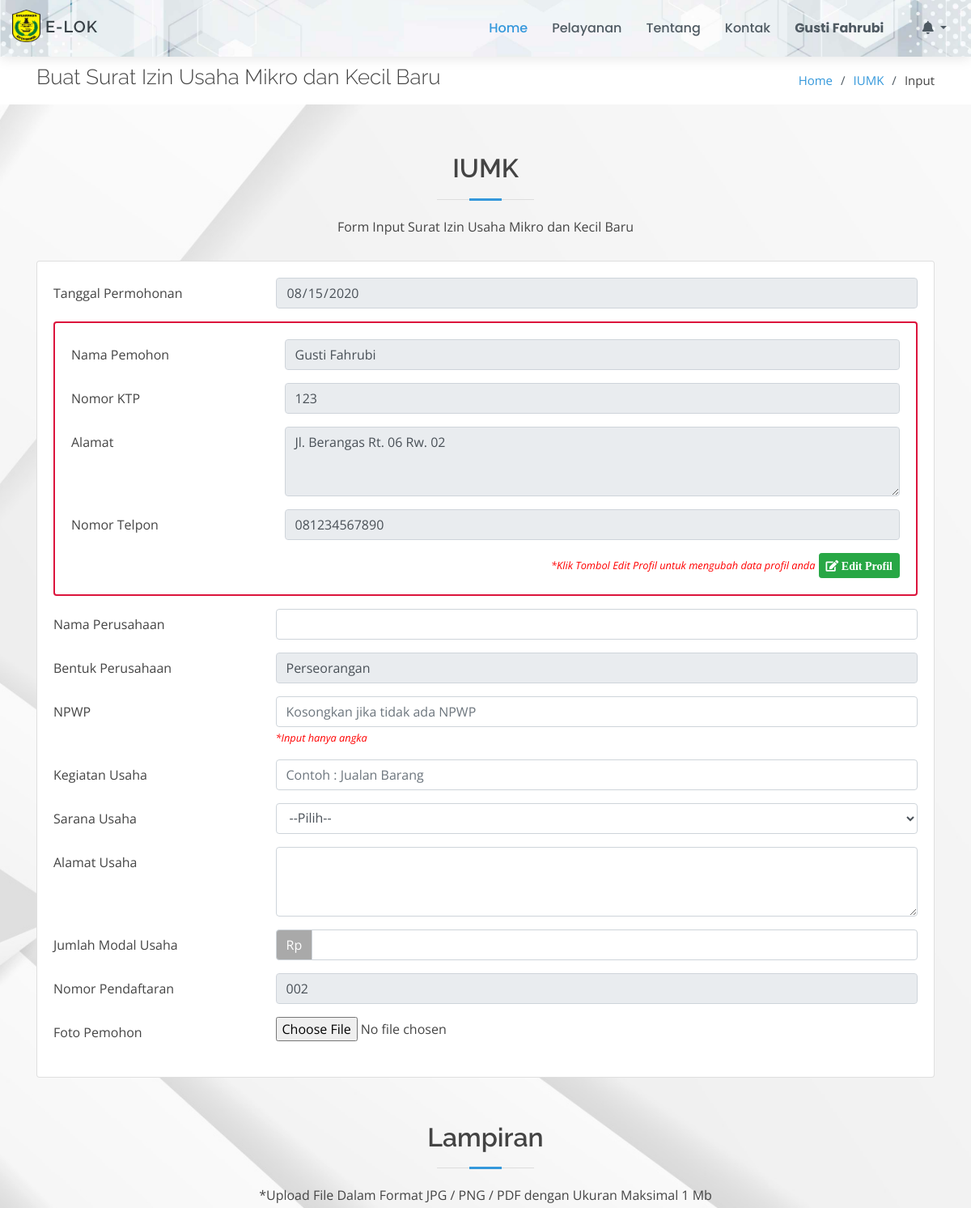
Page /page/iumk/input-iumk (signed in, upper part) on the earlier database version.
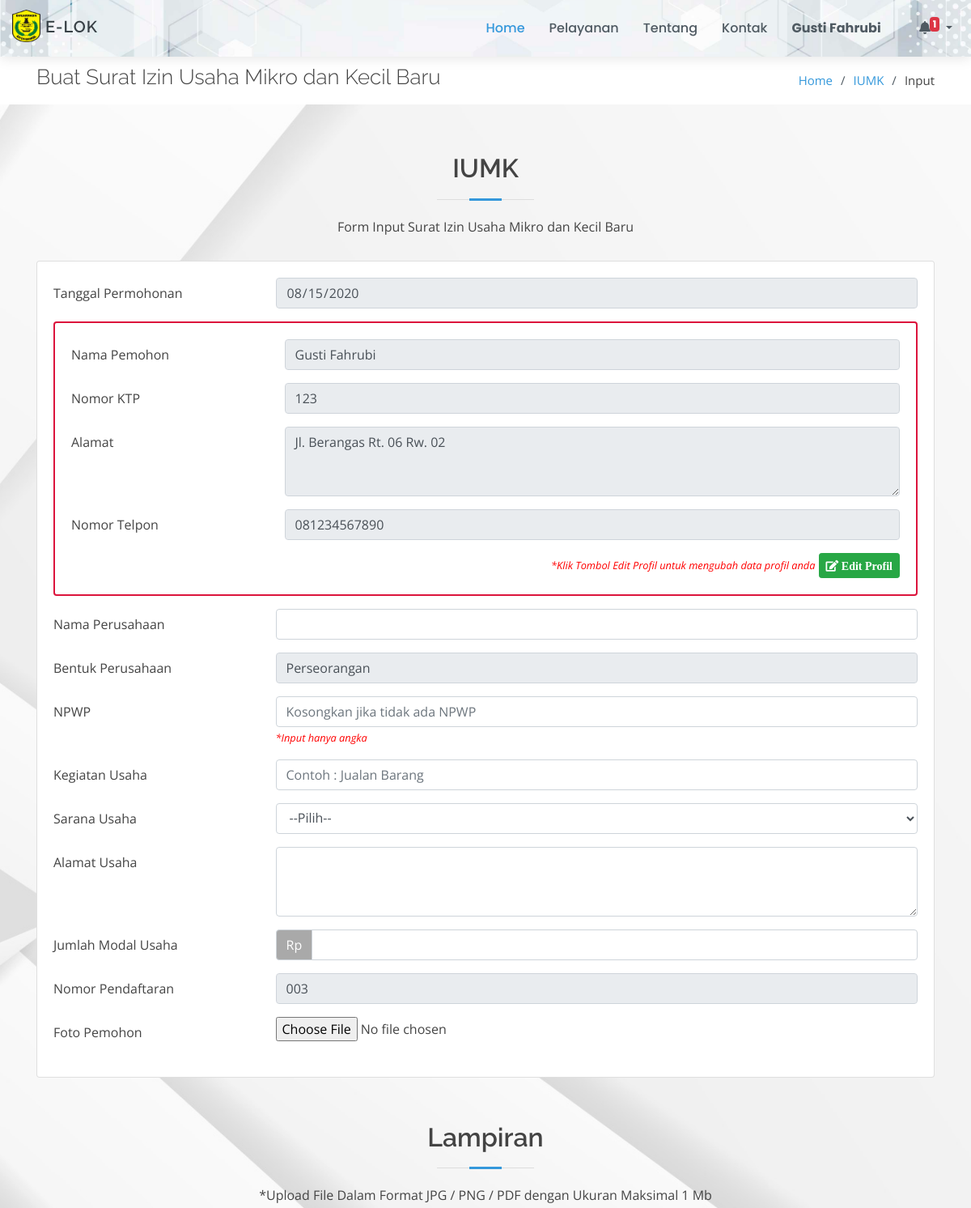
Same page on the later database version.
### tables this page shows
CREATE TABLE `nomor_urut_iumk` (
  `id_no` int(11) NOT NULL,
  `nomor_urut` varchar(10) NOT NULL
);

### config/config.php (called while the page is built, shortened)
<?php
function base_url($url = null)
{
	$base_url = "http://localhost/layanan-kecamatan";
	if ($url != null) {
		return $base_url . "/" . $url;
	} else {
		return $base_url;
	}
}

### page/iumk/input-iumk.php (the view, shortened to what the changed rows need)
<!DOCTYPE html>
<html lang="en">
<?php
include_once "../../config/config.php";
include_once "../../template/ui/head.php";
$ceknoiumk    = $koneksi->query("SELECT * FROM nomor_urut_iumk")->fetch_array();
$nourut       = $ceknoiumk['nomor_urut'];
?>
<body>
    <?php include_once "../../template/ui/header.php"; ?>
    <main id="main">
        <section id="breadcrumbs" class="breadcrumbs">
            <div class="container">
                <div class="d-flex justify-content-between align-items-center">
                    <h2>Buat Surat Izin Usaha Mikro dan Kecil Baru</h2>
                </div>
            </div>
        </section>
        <section id="services" class="services graform">
            <div class="container">
                <div class="section-title">
                    <h2>IUMK</h2>
                </div>
                <form action="" method="POST" enctype="multipart/form-data" class="form-input">
                    <div class="row">
                        <div class="col-md-12">
                            <div class="card">
                                <div class="card-body">
                                    <div class="form-group row">
                                        <div class="col-sm-9">
                                            <input type="text" name="nomor_pendaftaran" id="nomor_pendaftaran" class="form-control" readonly value="<?= sprintf('%03s', $nourut) ?>">
                                        </div>
                                    </div>
                                </div>
                            </div>
                        </div>
                    </div>
                    <div class="section-title" style="margin-top: 5%;">
                        <h2>Lampiran</h2>
                    </div>
                </form>
            </div>
        </section>
    </main>
</body>
</html>

### template/ui/header.php (shortened to what the changed rows need)
<header id="header" class="fixed-top d-flex align-items-center">
    <div class="container-fluid d-flex align-items-center">
        <div class="logo mr-auto">
            <h1>
                <a href="<?= base_url(); ?>"> <img src="<?= base_url() ?>/assets/img/logo-bjm.png" style="width: 35px; height: 40px; margin-top: -6px;"> E-LOK</a>
            </h1>
        </div>
        <nav class="nav-menu d-none d-lg-block">
            <ul>
                <?php if (!isset($_SESSION['id_masyarakat'])) { ?>
                    <li>
                        <a href="<?= base_url('login') ?>"><b>Login</b></a>
                    </li>
                <?php } else { ?>
                    <li class="dropdown">
                        <a href="#" class="dropdown-toggle" id="dropdownMenuButton" data-toggle="dropdown" aria-haspopup="true" aria-expanded="false">
                            <i class="fa fa-bell"></i>
                            <?php
                            $dataiumk = $koneksi->query("SELECT * FROM iumk WHERE id_masyarakat = '$_SESSION[id_masyarakat]' AND kelengkapan = 'Tidak Lengkap' ORDER BY id_iumk DESC");
                            $jmliumk = mysqli_num_rows($dataiumk);
                            $datasktubaru = $koneksi->query("SELECT * FROM sktu_baru WHERE id_masyarakat = '$_SESSION[id_masyarakat]' AND kelengkapan = 'Tidak Lengkap' ORDER BY id_sktu DESC");
                            $jmlsktubaru = mysqli_num_rows($datasktubaru);
                            $datasktuppj = $koneksi->query("SELECT * FROM sktu_perpanjangan WHERE id_masyarakat = '$_SESSION[id_masyarakat]' AND kelengkapan = 'Tidak Lengkap' ORDER BY id_sktu DESC");
                            $jmlsktuppj = mysqli_num_rows($datasktuppj);
                            $jmlnotifsktuppj = "";
                            $data1 = $koneksi->query("SELECT * FROM riwayat_tgl_sktu WHERE id_masyarakat = '$_SESSION[id_masyarakat]'");
                            foreach ($data1 as $r1) {
                                $ceknotif = $koneksi->query("SELECT * FROM sktu_perpanjangan WHERE nomor_sktu = '$r1[nomor_sktu]' AND id_masyarakat = '$r1[id_masyarakat]'");
                                if (mysqli_num_rows($ceknotif) === 0) {
                                    if (!empty($r1['terakhir_diperpanjang']) and $r1['terakhir_diperpanjang'] != '0000-00-00') {
                                        $datanotifsktuppj = $koneksi->query("SELECT COUNT(nomor_sktu) AS hasil FROM riwayat_tgl_sktu WHERE nomor_sktu NOT IN (SELECT nomor_sktu FROM sktu_perpanjangan) AND id_masyarakat = '$_SESSION[id_masyarakat]' AND ((terakhir_diperpanjang - CURRENT_DATE()) <= 30 AND (terakhir_diperpanjang - CURRENT_DATE()) > 0) OR ((CURRENT_DATE() >= terakhir_diperpanjang) AND (CURRENT_DATE() <= (SELECT terakhir_diperpanjang + INTERVAL 6 MONTH))) OR (CURRENT_DATE() >= (SELECT terakhir_diperpanjang + INTERVAL 6 MONTH))")->fetch_array();
                                        $jmlnotifsktuppj .= $datanotifsktuppj['hasil'];
                                    }
                                }
                            }
                            $jmltotal = $jmliumk + $jmlsktubaru + $jmlsktuppj + $jmlnotifsktuppj;
                            ?>
                            <?php if ($jmltotal != 0) { ?>
                                <sup class="badge badge-danger" style="padding: 10%; height: auto; margin-left: -5px; padding-top: 3px; padding-bottom: 3px;">
                                    <?= $jmltotal; ?>
                                </sup>
                            <?php } ?>
                        </a>
                    </li>
                <?php } ?>
            </ul>
        </nav>
    </div>
</header>

Differences in the rows shown:
changed nomor_urut_iumk: nomor_pendaftaran "002" → "003"
Other differences:
$jmltotal: (not shown) → "1"
